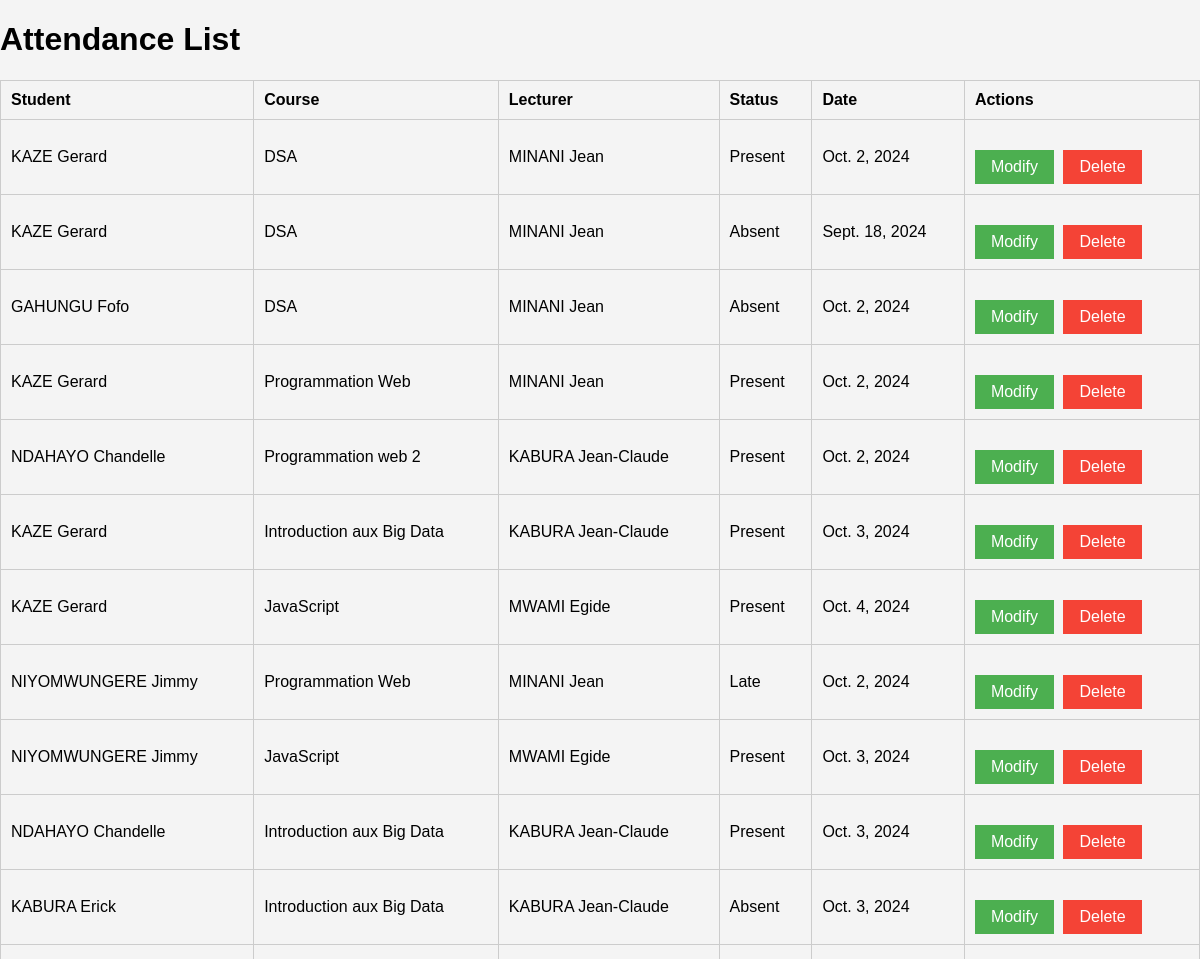
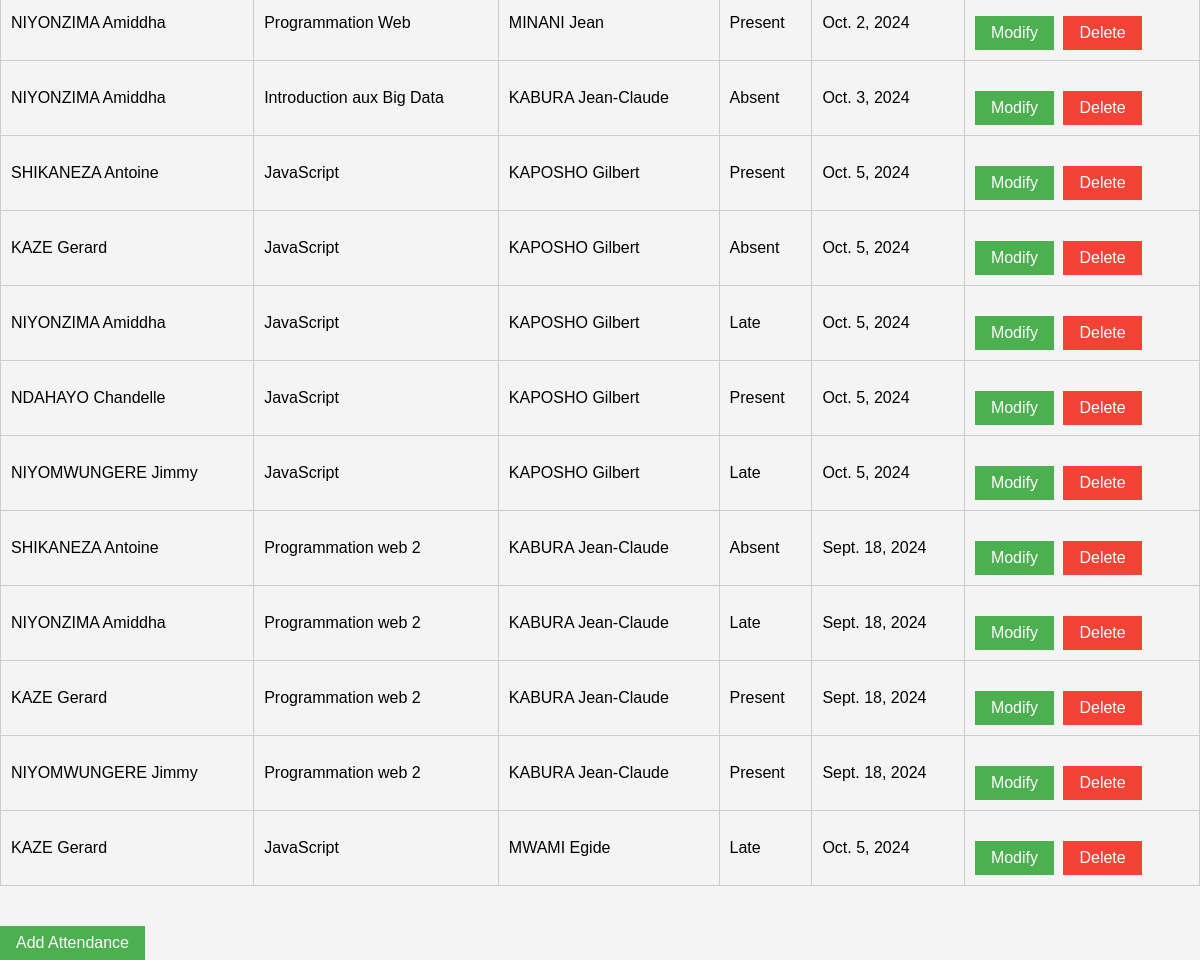
The page /students/attendance/ on the database its author committed (2 pictures, top to bottom).
### students/models.py (models this page shows)
class Attendance(models.Model):
    student = models.ForeignKey(Student, on_delete=models.CASCADE)
    course = models.ForeignKey(Course, on_delete=models.CASCADE)
    lecturer = models.ForeignKey(Lecturer, on_delete=models.CASCADE)
    status = models.CharField(max_length=1, choices=[
        ('P', 'Present'),
        ('A', 'Absent'),
        ('L', 'Late'),
    ])
    date = models.DateField()

class Student(models.Model):
    first_name = models.CharField(max_length=100, default="Unknown")
    last_name = models.CharField(max_length=100, default="Unknown")
    birthdate = models.DateField(default=timezone.now)
    phone = models.CharField(max_length=15, blank=True, null=True)
    email = models.EmailField()
    username = models.CharField(max_length=50, default="Unknown")
    password = models.CharField(max_length=100, default="Unknown")  # In production, consider hashing this
    def __str__(self):
        return f"{self.first_name} {self.last_name}"

class Course(models.Model):
    course_code = models.CharField(max_length=10)
    name = models.CharField(max_length=255)
    hours = models.IntegerField()
    lecturer = models.ForeignKey(Lecturer, on_delete=models.CASCADE)  # Ensure this line exists
    def __str__(self):
        return self.name

class Lecturer(models.Model):
    first_name = models.CharField(max_length=100, default="Unknown")
    last_name = models.CharField(max_length=100, default="Unknown")
    birthdate = models.DateField(default=timezone.now)
    phone = models.CharField(max_length=15, blank=True, null=True)
    email = models.EmailField()
    username = models.CharField(max_length=50, default="Unknown")
    password = models.CharField(max_length=100, default="Unknown")  # In production, consider hashing this
    def __str__(self):
        return f"{self.first_name} {self.last_name}"

### students/views.py (the view)
# urls.py: path('attendance/', views.attendance_list, name='attendance_list'),
def attendance_list(request):
    attendances = Attendance.objects.all()  # Retrieve all attendance records
    return render(request, 'students/attendance_list.html', {'attendances': attendances})

### students/templates/students/Attendance_list.html (shortened to what this page needs)
<!DOCTYPE html>
<html lang="en">
<head>
    {% load static %}
    <link rel="stylesheet" href="{% static 'students/admin_style.css' %}">
</head>
<body>
    <h1>Attendance List</h1>
    <table>
        <thead>
            <tr>
                <th>Student</th>
                <th>Course</th>
                <th>Lecturer</th>
                <th>Status</th>
                <th>Date</th>
                <th>Actions</th>
            </tr>
        </thead>
        <tbody>
            {% for attendance in attendances %}
            <tr>
                <td>{{ attendance.student }}</td>
                <td>{{ attendance.course }}</td>
                <td>{{ attendance.lecturer }}</td>
                <td>{{ attendance.get_status_display }}</td>
                <td>{{ attendance.date }}</td>
                <td>
                    <a href="{% url 'modify_attendance' attendance.id %}" class="button">Modify</a>
                    <a href="{% url 'delete_attendance' attendance.id %}" class="button delete-button">Delete</a>
                </td>
            </tr>
            {% endfor %}
        </tbody>
    </table>
    <a href="{% url 'add_attendance' %}" class="button">Add Attendance</a>
</body>
</html>

### students/templates/students/admin_style.css (style rules this page uses)
body { font-family: Arial, sans-serif; background-color: #f4f4f4; margin: 0; padding: 0; }
a { display: inline-block; margin-top: 20px; text-align: center; color: #007bff; text-decoration: none; }

### students/templates/students/Attendance_list.html (style rules this page uses)
table { width: 100%; border-collapse: collapse; margin: 20px auto; }
th, td { border: 1px solid #ccc; padding: 10px; text-align: left; }
th { background-color: #f4f4f4; }
.button { background-color: #4CAF50; color: white; border: none; padding: 8px 16px; text-decoration: none; cursor: pointer; margin-right: 5px; }
.delete-button { background-color: #f44336; }

### rows shown on the page
Attendance: student "KAZE Gerard", course "DSA", lecturer "MINANI Jean", status "Present", date "Oct. 2, 2024"
Attendance: student "KAZE Gerard", course "DSA", lecturer "MINANI Jean", status "Absent", date "Sept. 18, 2024"
Attendance: student "GAHUNGU Fofo", course "DSA", lecturer "MINANI Jean", status "Absent", date "Oct. 2, 2024"
Attendance: student "KAZE Gerard", course "Programmation Web", lecturer "MINANI Jean", status "Present", date "Oct. 2, 2024"
Attendance: student "NDAHAYO Chandelle", course "Programmation web 2", lecturer "KABURA Jean-Claude", status "Present", date "Oct. 2, 2024"
Attendance: student "KAZE Gerard", course "Introduction aux Big Data", lecturer "KABURA Jean-Claude", status "Present", date "Oct. 3, 2024"
Attendance: student "KAZE Gerard", course "JavaScript", lecturer "MWAMI Egide", status "Present", date "Oct. 4, 2024"
Attendance: student "NIYOMWUNGERE Jimmy", course "Programmation Web", lecturer "MINANI Jean", status "Late", date "Oct. 2, 2024"
Attendance: student "NIYOMWUNGERE Jimmy", course "JavaScript", lecturer "MWAMI Egide", status "Present", date "Oct. 3, 2024"
Attendance: student "NDAHAYO Chandelle", course "Introduction aux Big Data", lecturer "KABURA Jean-Claude", status "Present", date "Oct. 3, 2024"
Attendance: student "KABURA Erick", course "Introduction aux Big Data", lecturer "KABURA Jean-Claude", status "Absent", date "Oct. 3, 2024"
Attendance: student "NIYONZIMA Amiddha", course "Programmation Web", lecturer "MINANI Jean", status "Present", date "Oct. 2, 2024"
Attendance: student "NIYONZIMA Amiddha", course "Introduction aux Big Data", lecturer "KABURA Jean-Claude", status "Absent", date "Oct. 3, 2024"
Attendance: student "SHIKANEZA Antoine", course "JavaScript", lecturer "KAPOSHO Gilbert", status "Present", date "Oct. 5, 2024"
Attendance: student "KAZE Gerard", course "JavaScript", lecturer "KAPOSHO Gilbert", status "Absent", date "Oct. 5, 2024"
Attendance: student "NIYONZIMA Amiddha", course "JavaScript", lecturer "KAPOSHO Gilbert", status "Late", date "Oct. 5, 2024"
Attendance: student "NDAHAYO Chandelle", course "JavaScript", lecturer "KAPOSHO Gilbert", status "Present", date "Oct. 5, 2024"
Attendance: student "NIYOMWUNGERE Jimmy", course "JavaScript", lecturer "KAPOSHO Gilbert", status "Late", date "Oct. 5, 2024"
Attendance: student "SHIKANEZA Antoine", course "Programmation web 2", lecturer "KABURA Jean-Claude", status "Absent", date "Sept. 18, 2024"
Attendance: student "NIYONZIMA Amiddha", course "Programmation web 2", lecturer "KABURA Jean-Claude", status "Late", date "Sept. 18, 2024"
Attendance: student "KAZE Gerard", course "Programmation web 2", lecturer "KABURA Jean-Claude", status "Present", date "Sept. 18, 2024"
Attendance: student "NIYOMWUNGERE Jimmy", course "Programmation web 2", lecturer "KABURA Jean-Claude", status "Present", date "Sept. 18, 2024"
Attendance: student "KAZE Gerard", course "JavaScript", lecturer "MWAMI Egide", status "Late", date "Oct. 5, 2024"
